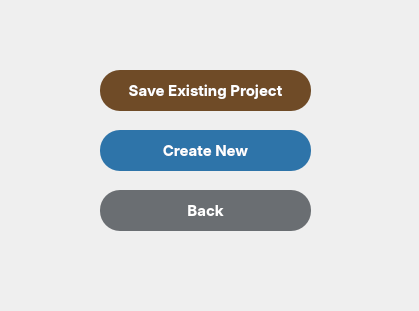
<?xml version="1.0" encoding="UTF-8"?>
<ui version="4.0">
 <class>Dialog</class>
 <widget class="QDialog" name="Dialog">
  <property name="geometry">
   <rect>
    <x>0</x>
    <y>0</y>
    <width>419</width>
    <height>311</height>
   </rect>
  </property>
  <property name="windowTitle">
   <string>Dialog</string>
  </property>
  <widget class="QWidget" name="widget" native="true">
   <property name="geometry">
    <rect>
     <x>0</x>
     <y>0</y>
     <width>421</width>
     <height>311</height>
    </rect>
   </property>
   <widget class="QWidget" name="widget_2" native="true">
    <property name="geometry">
     <rect>
      <x>100</x>
      <y>50</y>
      <width>211</width>
      <height>71</height>
     </rect>
    </property>
    <widget class="QPushButton" name="existingproject">
     <property name="geometry">
      <rect>
       <x>0</x>
       <y>20</y>
       <width>211</width>
       <height>41</height>
      </rect>
     </property>
     <property name="styleSheet">
      <string notr="true">#existingproject{
font-weight:bold;
color: white;
background-color: #6F4B27;
border-top-left-radius: 20px;
border-top-right-radius: 20px;
border-bottom-left-radius: 20px;
border-bottom-right-radius: 20px;
font-family: Inter;
font-size: 15px;
text-align: center;
}
#existingproject:hover{
color: rgb(144,115,87);
border : 3px solid rgb(144,115,87);
background-color: white;
}
</string>
     </property>
     <property name="text">
      <string>Save Existing Project</string>
     </property>
    </widget>
   </widget>
   <widget class="QWidget" name="widget_3" native="true">
    <property name="geometry">
     <rect>
      <x>100</x>
      <y>120</y>
      <width>211</width>
      <height>61</height>
     </rect>
    </property>
    <widget class="QPushButton" name="createnew">
     <property name="geometry">
      <rect>
       <x>0</x>
       <y>10</y>
       <width>211</width>
       <height>41</height>
      </rect>
     </property>
     <property name="styleSheet">
      <string notr="true">#createnew{
font-weight:bold;
color: white;
background-color: #2E74A9;
border-top-left-radius: 20px;
border-top-right-radius: 20px;
border-bottom-left-radius: 20px;
border-bottom-right-radius: 20px;
font-family: Inter;
font-size: 15px;
text-align: center;
}
#createnew:hover{
color: #2E74A9;
border : 3px solid  #2E74A9;
background-color: white;
}
</string>
     </property>
     <property name="text">
      <string>Create New</string>
     </property>
    </widget>
   </widget>
   <widget class="QWidget" name="widget_4" native="true">
    <property name="geometry">
     <rect>
      <x>100</x>
      <y>180</y>
      <width>211</width>
      <height>71</height>
     </rect>
    </property>
    <widget class="QPushButton" name="back">
     <property name="geometry">
      <rect>
       <x>0</x>
       <y>10</y>
       <width>211</width>
       <height>41</height>
      </rect>
     </property>
     <property name="styleSheet">
      <string notr="true">#back{
font-weight:bold;
color: white;
background-color: #6A6E72;
border-top-left-radius: 20px;
border-top-right-radius: 20px;
border-bottom-left-radius: 20px;
border-bottom-right-radius: 20px;
font-family: Inter;
font-size: 15px;
text-align: center;
}
#back:hover{
color: #6A6E72;
border : 3px solid#6A6E72;
background-color: white;
}
</string>
     </property>
     <property name="text">
      <string>Back</string>
     </property>
    </widget>
   </widget>
  </widget>
 </widget>
 <resources/>
 <connections/>
</ui>
